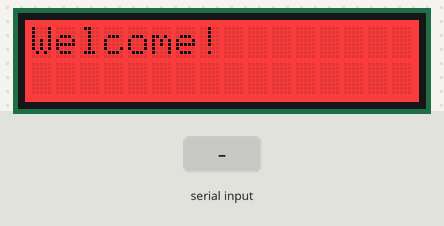
Simulated run of this sketch. Board: Arduino Uno, built with avr-gcc and run on an emulated ATmega328P. Shown: 16×2 character LCD. The test bench sets the inputs (shaded band).

Above: at 1.2 s.
1.3 s: "1" received over Serial
At 3.1 s:
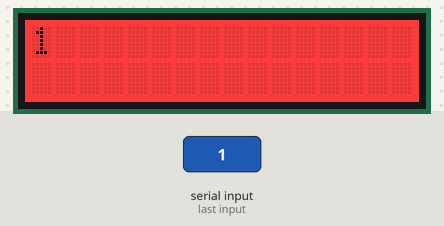
3.8 s: "0" received over Serial
At 6.0 s:
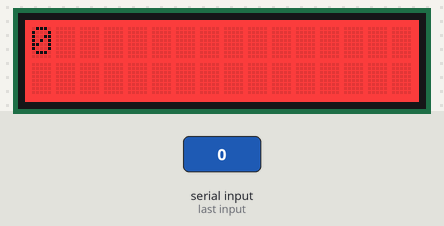
6.3 s: "2" received over Serial
At 8.1 s:
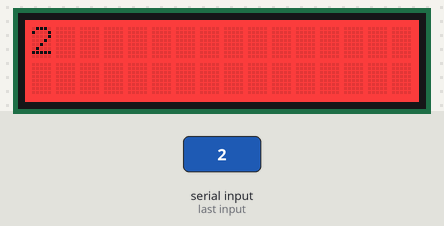
Timing chart, 0 to 9.6 s (numbered marks = the images above; inputs shaded):
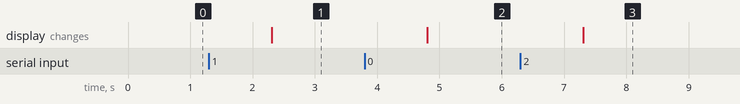

The sketch:

print_lcd.ino
```cpp
// (licence header left out)
#include <Wire.h>
#include "rgb_lcd.h"

rgb_lcd lcd;

const int colorR = 255;
const int colorG = 0;
const int colorB = 0;

void setup()
{
    // set up Serial library at 9600 bps
    Serial.begin(9600);

    // set up the LCD's number of columns and rows:
    lcd.begin(16, 2);
    lcd.setRGB(colorR, colorG, colorB);

    // Print an intro message to the LCD.
    lcd.print("Welcome!");

}

void loop()
{
    // set the cursor to column 0, line 1
    lcd.setCursor(0, 0); // (note: line 1 is the second row, since counting begins with 0):

    String incomingByte;   // for incoming serial data

    if (Serial.available()) {
      incomingByte = Serial.readString();
      lcd.clear();
      lcd.print(incomingByte);
    }

}

/*********************************************************************************************************
  END FILE
*********************************************************************************************************/
```

Measured:
- after the input at 1.3 s, the display: changes after 1.0 s (image 1)
- after the input at 3.8 s, the display: changes after 1.0 s (image 2)
- after the input at 6.3 s, the display: changes after 1.0 s (image 3)
